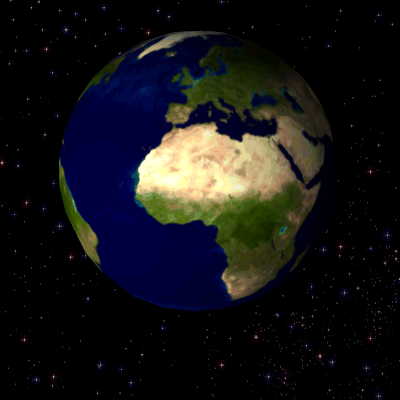
#> input picture Python Imaging Library- pillow/Rotating_earth_(large).gif, 400 x 400 px
$ jupyter execute 'PIL Assignment.ipynb'
#> lines starting #> are read from the running program, lines starting #| are printed output that depends on the picture
[cell 1]
import PIL
from PIL import Image
from PIL import ImageEnhance
from PIL import ImageFont, ImageDraw

# read image and convert to RGB
image=Image.open("Rotating_earth_(large).gif")
#> image is the input picture: PIL image 400x400 P; mean R, G, B 21.2, 20.8, 23
image=image.convert('RGB')

# build a list of 9 images which have different brightnesses
enhancer=ImageEnhance.Brightness(image)
images=[]
mark=[]
for i in range(3):
    for j in (0.1, 0.5, 0.9):
        source=image.split()
        mid=source[i].point(lambda z:z*j)
        source[i].paste(mid)
        img=Image.merge(image.mode,source)
        mark.append('channel {} intensity {}'.format(i,j))
        images.append(img)
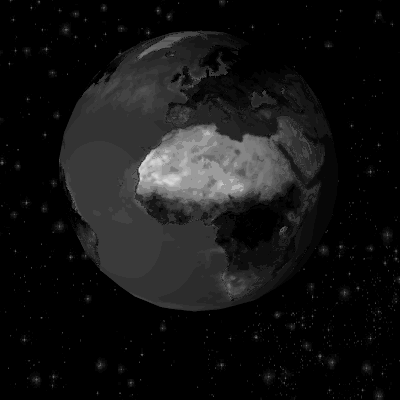
#> mid: PIL image 400x400 L; min 0, max 214, mean 20.7
#> after the loop, images = 9 items; mark = ['channel 0 intensity 0.1', 'channel 0 intensity 0.5', 'channel 0 intensity 0.9', 'channel 1 intensity 0.1', 'channel 1 intensity 0.5', 'channel 1 intensity 0.9', 'channel 2 intensity 0.1', 'channel 2 intensity 0.5', 'channel 2 intensity 0.9']

# create a contact sheet from different brightnesses
first_image=images[0]
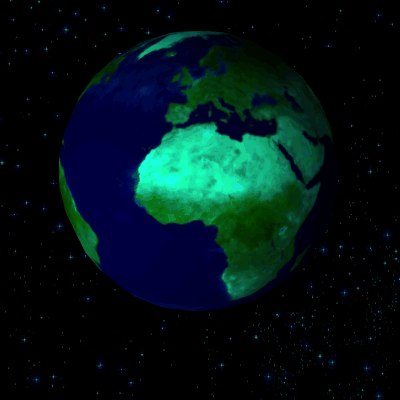
#> first_image: PIL image 400x400 RGB; mean R, G, B 2.1, 20.8, 23
contact_sheet=PIL.Image.new(first_image.mode, (first_image.width*3,first_image.height*3+3*85))
#> contact_sheet: PIL image 1200x1455 RGB; every value is 0
x=0
y=0

draw = ImageDraw.Draw(contact_sheet)

for i,img in enumerate(images):
    # Lets paste the current image into the contact sheet
    contact_sheet.paste(img, (x, y) )
    draw.text((x,y+first_image.height+5), mark[i])
    # Now we update our X position. If it is going to be the width of the image, then we set it to 0
    # and update Y as well to point to the next "line" of the contact sheet.
    if x+first_image.width == contact_sheet.width:
        x=0
        y=y+first_image.height+85
    else:
        x=x+first_image.width
#> this loop made 9 passes
#> (x, y) on passes 3, 6, 9: (0, 485), (0, 970), (0, 1455)
#> x on passes 1, 2, 4, 5, 7, 8: 400, 800, 400, 800, 400, 800
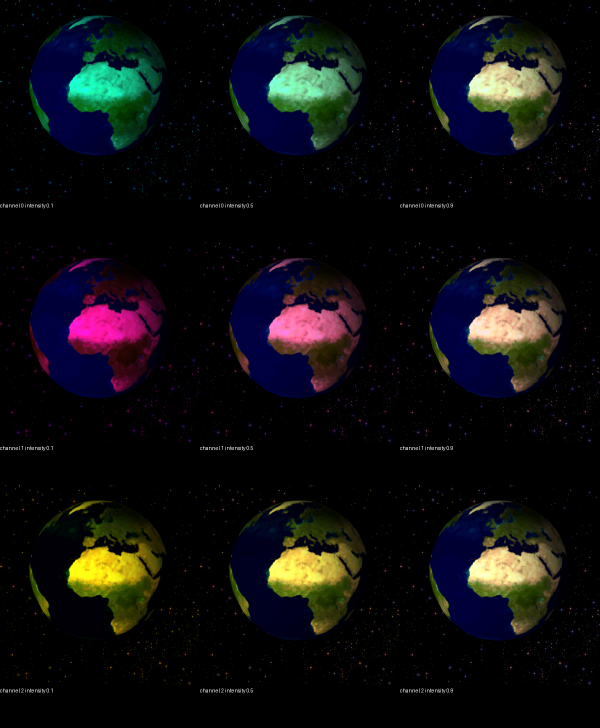
#> contact_sheet: PIL image 1200x1455 RGB (shown at 1/2 size); mean R, G, B 14.9, 14.6, 16.1
#> after the loop, x = 0; y = 1455

# resize and display the contact sheet
contact_sheet = contact_sheet.resize((int(contact_sheet.width/2),int(contact_sheet.height/2) ))
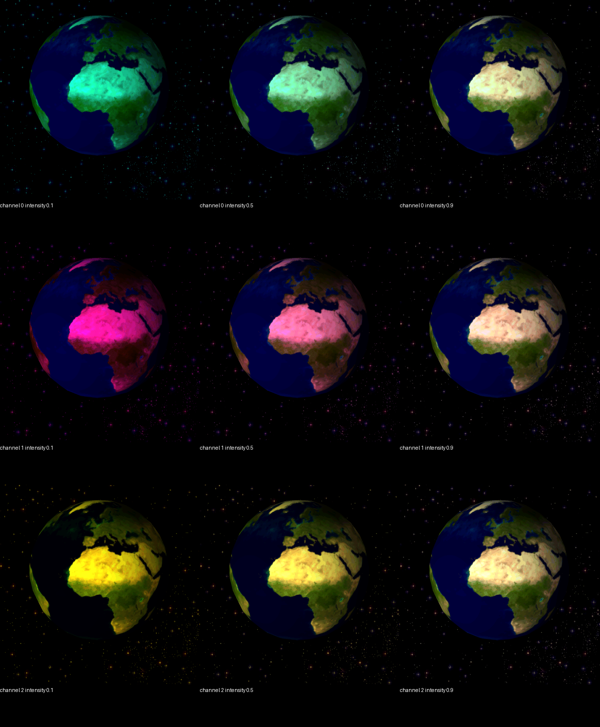
#> contact_sheet: PIL image 600x727 RGB; mean R, G, B 14.9, 14.6, 16.2
display(contact_sheet)
